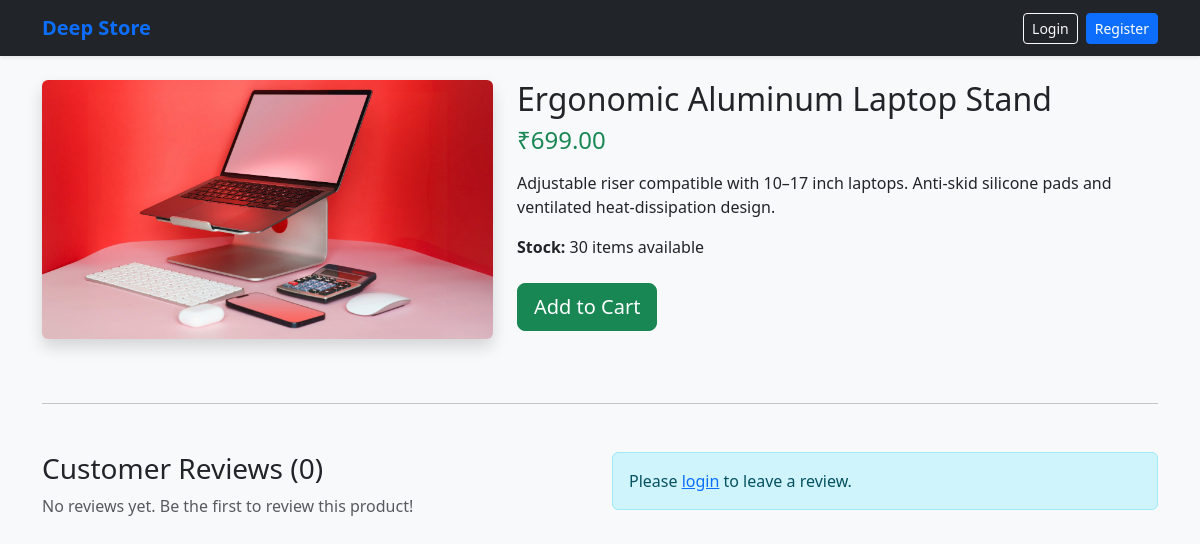
Screenshot of /product/ergonomic-aluminum-laptop-stand/ with the database file from the repository.
### shop/models.py (models this page shows, shortened)
class Product(models.Model):
    category = models.ForeignKey(Category, on_delete=models.CASCADE, related_name='products')
    name = models.CharField(max_length=200)
    slug = models.SlugField(max_length=200, unique=True)
    description = models.TextField()
    price = models.DecimalField(max_digits=10, decimal_places=2)
    stock = models.IntegerField(default=0)
    image = models.ImageField(upload_to='products/', blank=True, null=True)
    is_available = models.BooleanField(default=True)
    created_at = models.DateTimeField(auto_now_add=True)
    updated_at = models.DateTimeField(auto_now=True)

### shop/views.py (the view)
# urls.py: path('product/<slug:slug>/', views.product_detail, name='product_detail'),
def product_detail(request, slug):
    product = get_object_or_404(Product, slug=slug, is_available=True)
    reviews = product.reviews.all().order_by('-created_at')
    review_form = ReviewForm()
    in_wishlist = False
    if request.user.is_authenticated:
        in_wishlist = Wishlist.objects.filter(user=request.user, product=product).exists()
    context = {
        'product': product,
        'reviews': reviews,
        'review_form': review_form,
        'in_wishlist': in_wishlist,
    }
    return render(request, 'shop/product_detail.html', context)

### shop/templates/shop/product_detail.html (shortened to what this page needs)
{% extends 'shop/base.html' %}
{% block content %}
<div class="row mt-4">
    <div class="col-md-5">
        {% if product.image %}
            <img src="{{ product.image.url }}" class="img-fluid rounded shadow">
        {% else %}
            <div class="bg-secondary text-white text-center py-5 rounded">No Image</div>
        {% endif %}
    </div>
    <div class="col-md-7">
        <h2>{{ product.name }}</h2>
        <h4 class="text-success">₹{{ product.price }}</h4>
        <p class="mt-3">{{ product.description }}</p>
        <p><strong>Stock:</strong> {{ product.stock }} items available</p>
        <div class="d-flex gap-2 my-4">
            <a href="{% url 'add_to_cart' product.id %}" class="btn btn-success btn-lg">Add to Cart</a>
        </div>
    </div>
</div>
<hr class="my-5">
<div class="row">
    <div class="col-md-6">
        <h3>Customer Reviews ({{ reviews.count }})</h3>
        {% for review in reviews %}
            <div class="card my-3 shadow-sm">
                <div class="card-body">
                    <h6 class="card-subtitle mb-2 text-muted">{{ review.user.username }} — {{ review.rating }} ⭐</h6>
                    <p class="card-text">{{ review.comment }}</p>
                    <small class="text-muted">{{ review.created_at|date:"M d, Y" }}</small>
                </div>
            </div>
        {% empty %}
            <p class="text-muted">No reviews yet. Be the first to review this product!</p>
        {% endfor %}
    </div>
    <div class="col-md-6">
        {% if user.is_authenticated %}
            <h3>Leave a Review</h3>
            <form method="POST" action="{% url 'add_review' product.id %}">
                {% csrf_token %}
                <div class="mb-3">
                    <label>Rating</label>
                    {{ review_form.rating }}
                </div>
                <div class="mb-3">
                    <label>Comment</label>
                    {{ review_form.comment }}
                </div>
                <button type="submit" class="btn btn-primary">Submit Review</button>
            </form>
        {% else %}
            <div class="alert alert-info">Please <a href="{% url 'login' %}">login</a> to leave a review.</div>
        {% endif %}
    </div>
</div>
{% endblock %}

### rows the page displays
Product: image (picture), name "Ergonomic Aluminum Laptop Stand", price "699.00", description "Adjustable riser compatible with 10–17 inch laptops. Anti-skid silicone pads and ventilated heat-dissipation design.", stock "30"

### other values shown
{{ reviews.count }} "0"
